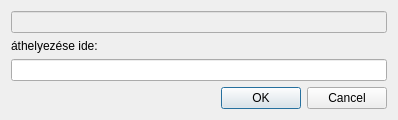
<?xml version="1.0" encoding="UTF-8"?>
<ui version="4.0">
 <class>AthelyezDialog</class>
 <widget class="QDialog" name="AthelyezDialog">
  <property name="geometry">
   <rect>
    <x>0</x>
    <y>0</y>
    <width>398</width>
    <height>117</height>
   </rect>
  </property>
  <property name="windowTitle">
   <string>Áthelyezés</string>
  </property>
  <layout class="QGridLayout" name="gridLayout">
   <item row="0" column="0">
    <layout class="QVBoxLayout" name="verticalLayout">
     <item>
      <widget class="QLineEdit" name="eztLine">
       <property name="enabled">
        <bool>false</bool>
       </property>
      </widget>
     </item>
     <item>
      <widget class="QLabel" name="label">
       <property name="text">
        <string>áthelyezése ide:</string>
       </property>
      </widget>
     </item>
     <item>
      <widget class="QLineEdit" name="ideLine"/>
     </item>
    </layout>
   </item>
   <item row="1" column="0">
    <widget class="QDialogButtonBox" name="buttonBox">
     <property name="orientation">
      <enum>Qt::Horizontal</enum>
     </property>
     <property name="standardButtons">
      <set>QDialogButtonBox::Cancel|QDialogButtonBox::Ok</set>
     </property>
    </widget>
   </item>
  </layout>
 </widget>
 <resources/>
 <connections>
  <connection>
   <sender>buttonBox</sender>
   <signal>accepted()</signal>
   <receiver>AthelyezDialog</receiver>
   <slot>accept()</slot>
   <hints>
    <hint type="sourcelabel">
     <x>248</x>
     <y>254</y>
    </hint>
    <hint type="destinationlabel">
     <x>157</x>
     <y>274</y>
    </hint>
   </hints>
  </connection>
  <connection>
   <sender>buttonBox</sender>
   <signal>rejected()</signal>
   <receiver>AthelyezDialog</receiver>
   <slot>reject()</slot>
   <hints>
    <hint type="sourcelabel">
     <x>316</x>
     <y>260</y>
    </hint>
    <hint type="destinationlabel">
     <x>286</x>
     <y>274</y>
    </hint>
   </hints>
  </connection>
 </connections>
</ui>
